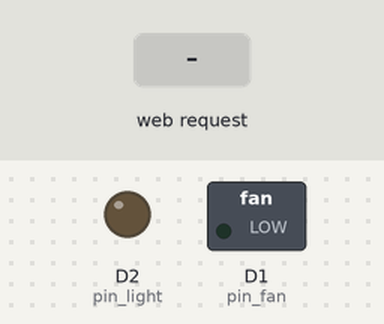
Recording of a sketch running on a simulated ESP8266 (NodeMCU). On the bench: switched loads named in the sketch (green lamp = pin HIGH), output pins drawn as LEDs (lit = HIGH). Dashed ring = blinking. The inputs (shaded band) are chosen by the test bench. WiFi joins after 1.5 s; servers stay silent unless stated; what the sketch prints to the serial monitor is not drawn.

Above: at 3.2 s.
3.3 s: HTTP request GET /fan_l2 received
At 3.7 s:
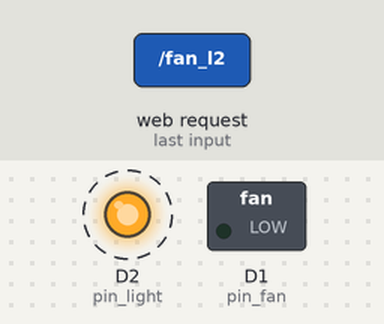
6.3 s: HTTP request GET /light received
At 6.7 s:
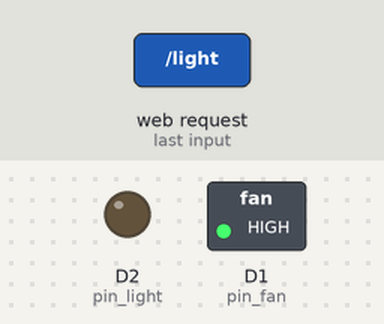
8.3 s: HTTP request GET /fan_reset received
At 9.0 s:
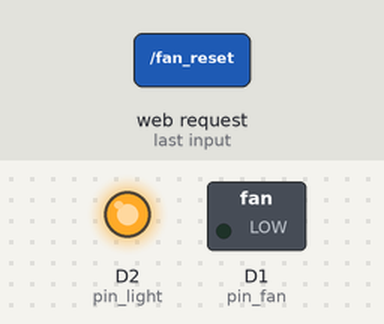
11.3 s: HTTP request GET /fan_l3 received
At 12.7 s:
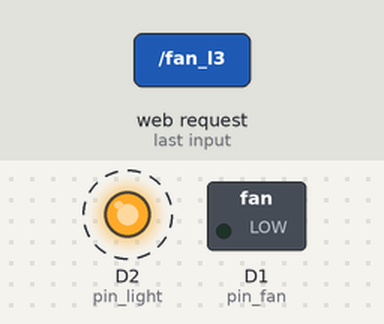
Timing chart, 0 to 15.3 s (numbered marks = the images above; inputs shaded):
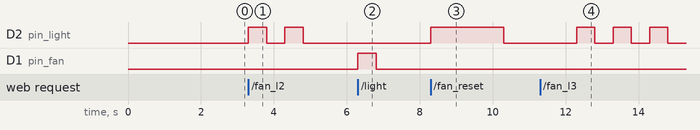

Measured:
- after the input at 3.3 s, D2 (pin_light): alternates HIGH for 0.50 s and LOW for 0.50 s, 4 changes in all, then stays LOW, starting at once
- after the input at 6.3 s, D1 (pin_fan): LOW → HIGH at once, → LOW 0.50 s later
- after the input at 8.3 s, D2 (pin_light): LOW → HIGH at once, → LOW 2.0 s later
- after the input at 11.3 s, D2 (pin_light): alternates HIGH for 0.50 s and LOW for 0.50 s, starting after 1.0 s

The sketch:

nodemcu_fan.ino
```cpp
#include <ESP8266WiFi.h>
#include <ESP8266WebServer.h>

const char* ssid = "Code_2.4Ghz";         // Replace with your WiFi SSID
const char* password = "code95187";       // Replace with your WiFi password

ESP8266WebServer server(80); // Create a web server object on port 80

// Pin definitions
const int pin_fan = D1;  // Define pin D2 for Light control
const int pin_light = D2;  // Define pin D1 for Fan control

// Variables to store the current level
int fanLevel = 0;
int lightLevel = 0;

// Constants for delay times
const int pulseTime = 500;  // 500ms pulse // simulate click on button for 0.5 sec
const int resetTime = 2000; // 2000ms reset // when long press on button the fan/light turn off

void setup() {
  // Initialize Serial for debugging
  Serial.begin(115200);

  // Set the control pins as outputs
  pinMode(pin_light, OUTPUT);
  pinMode(pin_fan, OUTPUT);

  // Initialize both pins to LOW
  digitalWrite(pin_light, LOW);
  digitalWrite(pin_fan, LOW);

  // Connect to WiFi
  WiFi.begin(ssid, password);
  Serial.print("Connecting to WiFi...");
  while (WiFi.status() != WL_CONNECTED) {
    delay(1000);
    Serial.print(".");
  }
  Serial.println("Connected!");
  Serial.print("IP Address: ");
  Serial.println(WiFi.localIP());

  // Set up the web server routes
  server.on("/", handleRoot);                // Define the route for root URL
  server.on("/fan", handleFan);              // Define the route for controlling the Fan
  server.on("/light", handleLight);          // Define the route for controlling the Light
  server.on("/fan_reset", Fan_reset);        // Define the route for resetting the Fan

  server.on("/fan_l1", [](){ setFanLevel(1); });  // Fan Level 1
  server.on("/fan_l2", [](){ setFanLevel(2); });  // Fan Level 2
  server.on("/fan_l3", [](){ setFanLevel(3); });  // Fan Level 3

  server.on("/light_reset", Light_reset);        // Define the route for resetting the Light
  server.on("/led_l1", [](){ setLightLevel(1); }); // Light Level 1
  server.on("/led_l2", [](){ setLightLevel(2); }); // Light Level 2

  // Start the server
  server.begin();
  Serial.println("HTTP server started");
}
void handleRoot() {
  String page = R"rawliteral(
<!DOCTYPE html>
<html lang="en">
<head>
    <meta charset="UTF-8">
    <meta name="viewport" content="width=device-width, initial-scale=1.0">
    <title>Control Fan and Light</title>
    <style>
        body {
            font-family: Arial, sans-serif;
            text-align: center;
            background-color: #e9ecef;
            margin: 0;
            padding: 20px;
        }

        h1 {
            margin-bottom: 20px;
            color: #343a40;
        }

        .container {
            display: grid;
            grid-template-columns: 1fr;
            grid-gap: 20px;
            max-width: 400px;
            margin: 0 auto;
        }

        .button-row {
            display: flex;
            justify-content: space-between;
            gap: 15px;
        }

        button {
            width: 100%;
            padding: 12px;
            font-size: 16px;
            background-color: #007bff;
            color: white;
            border: none;
            border-radius: 8px;
            cursor: pointer;
            transition: all 0.3s ease;
            box-shadow: 0 4px 6px rgba(0, 0, 0, 0.1);
        }

        button:hover {
            background-color: #0056b3;
            box-shadow: 0 6px 8px rgba(0, 0, 0, 0.2);
        }

        .fan-button {
            background-color: #17a2b8;
        }

        .fan-button:hover {
            background-color: #138496;
        }

        #status {
            margin-top: 20px;
            font-size: 18px;
            color: #495057;
            font-weight: bold;
        }
    </style>
</head>
<body>

    <h1>Fan Control</h1>

    <div class="container">
        <div class="button-row">
            <button class="fan-button" onclick="sendRequest('/fan_l1')">FAN_L1</button>
            <button class="fan-button" onclick="sendRequest('/fan_l2')">FAN_L2</button>
            <button class="fan-button" onclick="sendRequest('/fan_l3')">FAN_L3</button>
        </div>
        <div><button class="fan-button" onclick="sendRequest('/fan_reset')">Pulse Fan reset (D1 for 2000ms)</button></div>

        <h1>Light Control</h1>

        <div class="button-row">
            <button onclick="sendRequest('/led_l1')">LED_L1</button>
            <button onclick="sendRequest('/led_l2')">LED_L2</button>
        </div>
        <div><button onclick="sendRequest('/light_reset')">Pulse Light reset (D2 for 2000ms)</button></div>
    </div>

    <p id="status"></p>


    <script>
        function sendRequest(url) {
            var xhr = new XMLHttpRequest();
            xhr.open('GET', url, true);
            xhr.onreadystatechange = function () {
                if (xhr.readyState == 4 && xhr.status == 200) {
                    document.getElementById('status').innerHTML = xhr.responseText;
                }
            };
            xhr.send();
        }
    </script>

</body>
</html>
)rawliteral";

  server.send(200, "text/html", page);
}


void handleFan() {
  pulsePin(pin_light, pulseTime);
  server.send(200, "text/plain", "Fan was pulsed for 500 milliseconds");
}

void Fan_reset() {
  resetPin(pin_light, resetTime);
  fanLevel = 0;  // Reset the fan level
  server.send(200, "text/plain", "Fan was reset for 2000 milliseconds");
}

void setFanLevel(int level) {
  if (level != fanLevel) {
    if (level == 0) {
      Fan_reset();
    } else {
      int diff = level - fanLevel;
      if (diff > 0) {
        pulsePinMultiple(pin_light, diff, pulseTime);
      } else {
        Fan_reset();
        pulsePinMultiple(pin_light, level, pulseTime);
      }
      fanLevel = level;
    }
  }
  server.send(200, "text/plain", "Fan set to level " + String(level));
}

void handleLight() {
  pulsePin(pin_fan, pulseTime);
  server.send(200, "text/plain", "Light was pulsed for 500 milliseconds");
}

void Light_reset() {
  resetPin(pin_fan, resetTime);
  lightLevel = 0;  // Reset the light level
  server.send(200, "text/plain", "Light was reset for 2000 milliseconds");
}

void setLightLevel(int level) {
  if (level != lightLevel) {
    if (level == 0) {
      Light_reset();
    } else {
      int diff = level - lightLevel;
      if (diff > 0) {
        pulsePinMultiple(pin_fan, diff, pulseTime);
      } else {
        Light_reset();
        pulsePinMultiple(pin_fan, level, pulseTime);
      }
      lightLevel = level;
    }
  }
  server.send(200, "text/plain", "Light set to level " + String(level));
}

void pulsePin(int pin, int time) {
  digitalWrite(pin, HIGH);
  delay(time);
  digitalWrite(pin, LOW);
}

void resetPin(int pin, int time) {
  pulsePin(pin, time);
  delay(time); // Delay after resetting
}

void pulsePinMultiple(int pin, int count, int time) {
  for (int i = 0; i < count; i++) {
    pulsePin(pin, time);
    delay(time); // Optional delay between pulses
  }
}

void loop() {
  server.handleClient(); // Continuously listen for client requests
}
```
